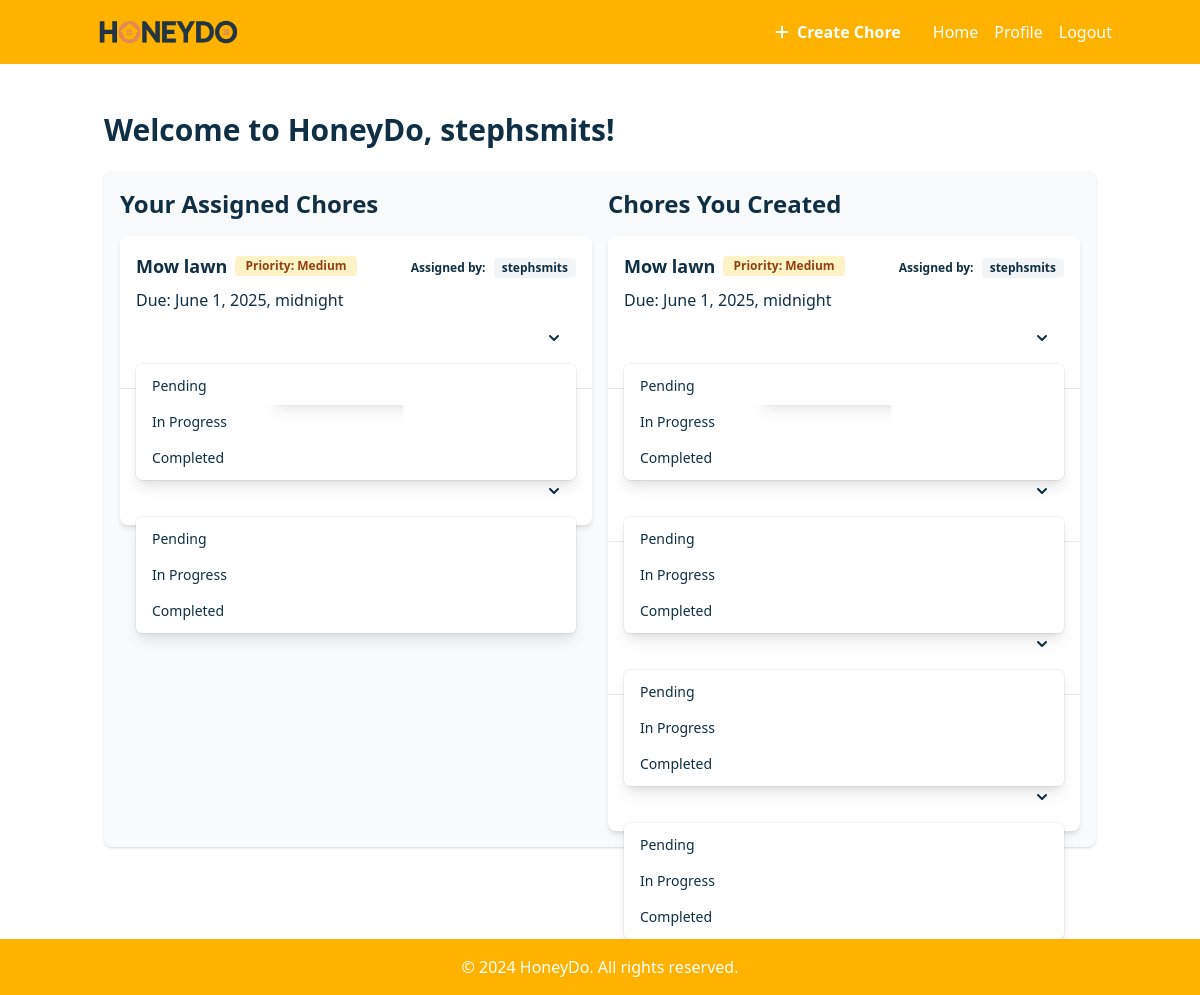
Screenshot of / (signed in) with the database file from the repository.
### App/models.py (models this page shows, shortened)
class Chore(models.Model):
    PRIORITY_CHOICES = [
        (1, 'Low'),
        (2, 'Medium'),
        (3, 'High'),
    ]
    STATUS_CHOICES = [
        ('pending', 'Pending'),
        ('in_progress', 'In Progress'),
        ('completed', 'Completed'),
    ]
    title = models.CharField(max_length=200)
    description = models.TextField(blank=True)
    created_by = models.ForeignKey(User, on_delete=models.CASCADE, related_name='created_chores')
    assigned_to = models.ManyToManyField(User, related_name='assigned_chores')
    created_at = models.DateTimeField(auto_now_add=True)
    updated_at = models.DateTimeField(auto_now=True)  # Add this line
    due_date = models.DateTimeField(null=True, blank=True)
    priority = models.IntegerField(choices=PRIORITY_CHOICES, default=2)
    status = models.CharField(max_length=20, choices=STATUS_CHOICES, default='pending')
    points = models.IntegerField(default=1)
    completed_at = models.DateTimeField(null=True, blank=True)

### App/views.py (the view)
# urls.py: path('', views.home, name='home'),
@login_required
def home(request):
    assigned_chores = Chore.objects.filter(assigned_to=request.user)
    created_chores = Chore.objects.filter(created_by=request.user)
    return render(request, 'home.html', {
        'assigned_chores': assigned_chores,
        'created_chores': created_chores
    })

### App/templates/home.html (shortened to what this page needs)
{% extends 'base.html' %}
{% block content %}
    <h1 class="text-3xl font-bold mb-6 text-navy">Welcome to HoneyDo, {{ request.user.username }}!</h1>
    <div id="chore-list" class="bg-gray-50 p-4 rounded-lg shadow">
        {% include 'partials/chore_list.html' with assigned_chores=assigned_chores created_chores=created_chores %}
    </div>
{% endblock %}

### App/templates/partials/chore_item.html (shortened to what this page needs)
<li class="p-4 relative flex flex-col h-full cursor-pointer hover:bg-gray-50 transition-colors duration-150" id="chore-{{ chore.id }}" x-data="{ openDetails: () => window.location.href='{% url 'chore_details' chore.id %}', open: false, status: '{{ chore.status }}', showTooltip: false }">
    <div class="flex items-center justify-between mb-2" @click="openDetails()">
        <div class="flex items-center flex-grow mr-2 overflow-hidden">
            <h3 class="text-lg font-semibold truncate">{{ chore.title }}</h3>
            <span class="text-xs font-semibold px-2.5 py-0.5 rounded ml-2 whitespace-nowrap
                {% if chore.priority == 1 %}
                    bg-green-100 text-green-800
                {% elif chore.priority == 2 %}
                    bg-yellow-100 text-yellow-800
                {% elif chore.priority == 3 %}
                    bg-red-100 text-red-800
                {% endif %}">
                Priority: {{ chore.get_priority_display }}
            </span>
            {% if chore.assigned_to.count > 1 %}
                <div class="relative ml-2" x-data="{ showPopover: false }">
                </div>
            {% endif %}
        </div>
        <div class="flex-shrink-0 text-right whitespace-nowrap">
            <span class="font-semibold text-xs">Assigned by:</span>
            <span class="inline-block bg-gray-100 text-gray-800 text-xs font-semibold px-2 py-0.5 rounded ml-1">
                {{ chore.created_by.username }}
            </span>
        </div>
    </div>
    <p class="text-gray-600 mb-2" @click="openDetails()">Due: {{ chore.due_date|default:"No due date" }}</p>
    <div class="mt-auto flex items-center justify-between">
        <div class="relative inline-block w-full">
            <button @click.stop="open = !open"
                    class="w-full flex items-center justify-between px-4 py-2 text-sm font-medium rounded-md focus:outline-none focus:ring-2 focus:ring-offset-2 focus:ring-offset-gray-100 focus:ring-honey-accent transition-colors duration-200"
                    :class="{
                        'bg-yellow-100 text-yellow-800': status === 'pending',
                        'bg-blue-100 text-blue-800': status === 'in_progress',
                        'bg-green-100 text-green-800': status === 'completed'
                    }">
                <svg class="ml-2 -mr-1 h-5 w-5" xmlns="http://www.w3.org/2000/svg" viewBox="0 0 20 20" fill="currentColor" aria-hidden="true">
                    <path fill-rule="evenodd" d="M5.293 7.293a1 1 0 011.414 0L10 10.586l3.293-3.293a1 1 0 111.414 1.414l-4 4a1 1 0 01-1.414 0l-4-4a1 1 0 010-1.414z" clip-rule="evenodd" />
                </svg>
            </button>
            <div x-show="open"
                 @click.away="open = false"
                 class="origin-top-right absolute right-0 mt-2 w-full rounded-md shadow-lg bg-white ring-1 ring-black ring-opacity-5 focus:outline-none z-10"
                 role="menu"
                 aria-orientation="vertical"
                 aria-labelledby="options-menu">
                <div class="py-1" role="none">
                    {% for status_choice, display in chore.STATUS_CHOICES %}
                        <button hx-post="{% url 'update_chore_status_home' chore.id %}"
                                hx-trigger="click"
                                hx-target="#chore-list"
                                hx-swap="innerHTML"
                                hx-headers='{"X-CSRFToken": "{{ csrf_token }}"}'
                                class="block w-full text-left px-4 py-2 text-sm text-gray-700 hover:bg-gray-100 hover:text-gray-900 transition-colors duration-200"
                                role="menuitem"
                                @click="status = '{{ status_choice }}'; open = false"
                                name="status"
                                value="{{ status_choice }}">
                            {{ display }}
                        </button>
                    {% endfor %}
                </div>
            </div>
        </div>
    </div>
</li>

### App/static/css/custom.css (style rules this page uses)
:root { --honey-light: #FFF8E1; --honey-medium: #FFE082; --honey-dark: #FFB300; --honey-accent: #FFA000; --text-dark: #0e2f46; --input-bg: #f3f4f6; }
.text-navy { color: var(--text-dark); }
.text-gray-600, .text-gray-700, .text-gray-800, .text-gray-900 { color: var(--text-dark); }
html, body { height: 100%; overflow: hidden; }
body { display: flex; flex-direction: column; }

### rows the page displays
Chore: title "Mow lawn", priority "Medium", created_by.username "stephsmits", due_date "June 1, 2025, midnight", STATUS_CHOICES "Pending" "In Progress" "Completed" "Pending" "In Progress" "Completed"
Chore: STATUS_CHOICES "Pending" "In Progress" "Completed" "Pending" "In Progress" "Completed"
Chore: STATUS_CHOICES "Pending" "In Progress" "Completed"
Chore: STATUS_CHOICES "Pending" "In Progress" "Completed"

### other values shown
{{ request.user.username }} "stephsmits"
